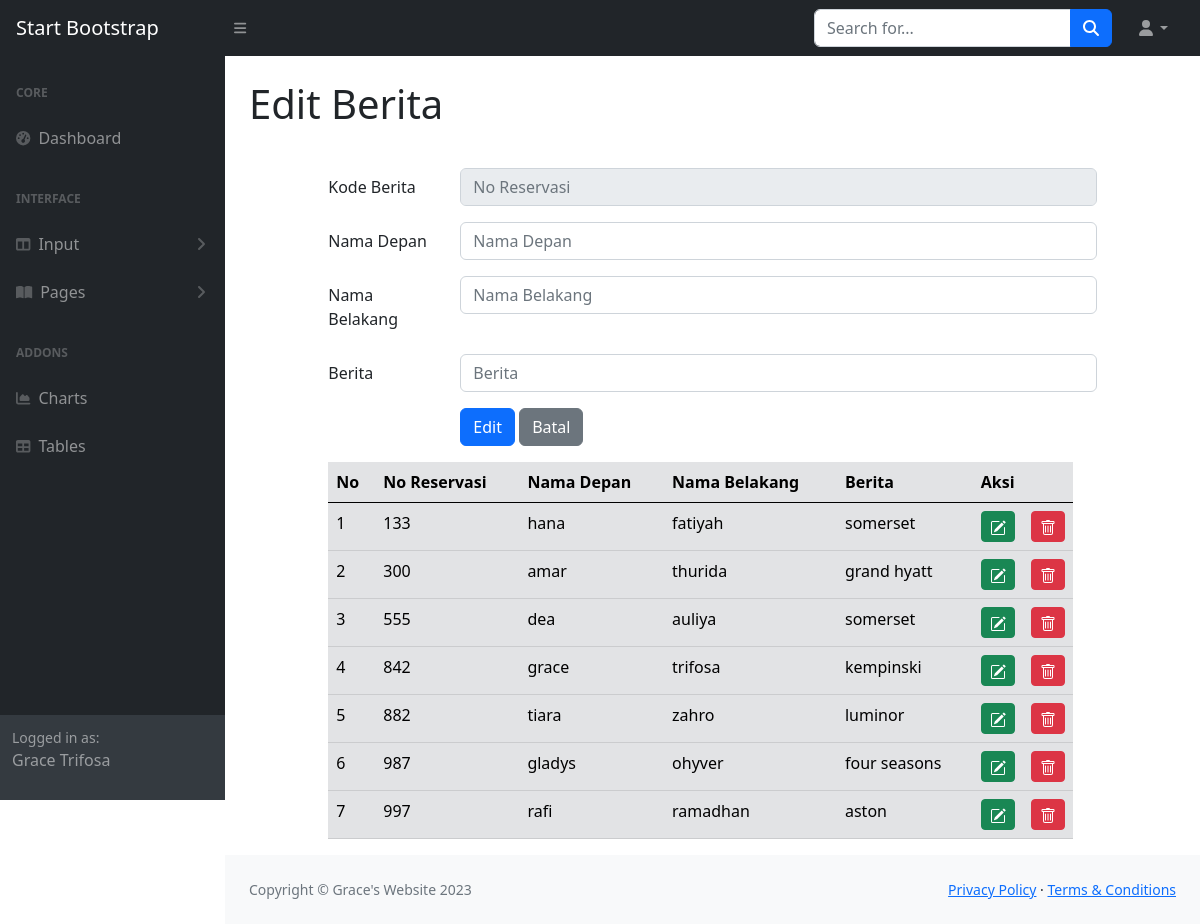
Screenshot of /editform.php with the database file from the repository.
### tables this page shows
CREATE TABLE `form` (
  `user_id` int NOT NULL,
  `firstname` varchar(30) NOT NULL,
  `lastname` varchar(150) NOT NULL,
  `berita` varchar(20) NOT NULL
);

### editform.php (the view, shortened to what this page needs)
<!DOCTYPE html>
<html lang="en">
<head>
    <link href="https://cdnjs.cloudflare.com/ajax/libs/select2/4.0.13/css/select2.min.css" rel="stylesheet">
    <link rel="stylesheet" type="text/css" href="css/bootstrap.min.css">
</head>
<?php include "include/head.php"; ?>
<body class="sb-nav-fixed">
    <?php include "include/menubar.php"; ?>
    <div id="layoutSidenav">
        <?php include "include/menunav.php"; ?>
        <div id="layoutSidenav_content">
            <main>
                <div class="container-fluid px-4">
                <h1 class="mt-4">Edit Berita</h1>
                    <div class="row">
                        <div class="col-sm-15">
                            <?php
                            include "include/config.php";
                            $user_id = $_GET["ubah"];
  $editform = mysqli_query ($connection, "select * from form
    where user_id = '$user_id'");
  $rowedit = mysqli_fetch_array($editform);
                            ?>
                            <div class="row">
                                <div class="col-sm-1"></div>
                                <div class="col-sm-10">
                                    <form method="POST">
                                        <div class="mb-3 row">
                                            <label for="user_id" class="col-sm-2 col-form-label">Kode Berita</label>
                                            <div class="col-sm-10">
                                                <input type="text" class="form-control" id="exampleFormControlInput1" name="userid" placeholder="No Reservasi" value="<?php echo $rowedit ["user_id"]?>"readonly>
                                            </div>
                                        </div>
                                        <div class="mb-3 row">
                                            <label for="firstname" class="col-sm-2 col-form-label">Nama Depan</label>
                                            <div class="col-sm-10">
                                                <input type="text" class="form-control" id="exampleFormControlInput1" name="firstname" placeholder="Nama Depan">
                                            </div>
                                        </div>
                                        <div class="mb-3 row">
                                            <label for="lastname" class="col-sm-2 col-form-label">Nama Belakang</label>
                                            <div class="col-sm-10">
                                                <input type="text" class="form-control" id="exampleFormControlInput1" name="lastname" placeholder="Nama Belakang">
                                            </div>
                                        </div>
                                        <div class="mb-3 row">
                                            <label for="berita" class="col-sm-2 col-form-label">Berita</label>
                                            <div class="col-sm-10">
                                                <input type="text" class="form-control" id="exampleFormControlInput1" name="berita" placeholder="Berita">
                                            </div>
                                        </div>
                                       <div class="form-group row">
                                        <div class="col-sm-2"></div>
                                        <div class="col-sm-10">
                                        <input type="submit" name="Edit" class="btn btn-primary mb-3" value="Edit">
                                        <input type="submit" name="Batal" class="btn btn-secondary mb-3" value="Batal">
                                            </div>
                                        <body>
                    <div class="row">
                        <div class="col-sm-90">
                            </form>
        <table class="table table-hover table-secondary">
            <thead>
                <tr>
                    <th scope="col">No</th>
                    <th scope="col">No Reservasi</th>
                    <th scope="col">Nama Depan</th>
                    <th scope="col">Nama Belakang</th>
                    <th scpe="col">Berita</th>
                    <th colspan ="2" stlye="text-align=center">Aksi</th>
                    </tr>
            </thead>
                    <tbody>
                    <?php
                    if (isset($_POST["kirim"])) {
                    $search = $_POST['search'];
                    $query = mysqli_query($connection, "SELECT form.* FROM form WHERE form  LIKE '%" . $search . "%'");
                    } else {
                    $query = mysqli_query($connection, "SELECT form.* FROM form");
                    }
                    $nomor = 1;
                    while ($row = mysqli_fetch_array($query))
                    {
                    ?>
                    <tr>
                    <td><?php echo $nomor;?></td>
                    <td><?php echo $row ['user_id'];?></td>
                    <td><?php echo $row ['firstname'];?></td>
                    <td><?php echo $row['lastname'];?></td>
                    <td><?php echo $row ['berita'];?></td>
                    <td width="5px">
                        <a href="edit.php?ubah=<?php echo $row["user_id"]?>"
                            class="btn btn-success btn-sm" title="edit">
                        </td>
                        <td width="5px">
                        <a href="hapusform.php?hapus=<?php echo $row["user_id"]?>"
                            class="btn btn-danger btn-sm" title="hapus">
                        </td>
                    </tr>
                    <?php $nomor =$nomor + 1; ?>
                    <?php
                    }
                    ?>
                      </tbody>
                                    </table>
                                </div>
                            </div>
                        </div>
                    </div>
                </div>
            </main>
            <?php include "include/footer.php"; ?>
        </div>
    </div>
</body>
 </html>

### rows the page displays
form: user_id "133", firstname "hana", lastname "fatiyah", berita "somerset"
form: user_id "300", firstname "amar", lastname "thurida", berita "grand hyatt"
form: user_id "555", firstname "dea", lastname "auliya", berita "somerset"
form: user_id "842", firstname "grace", lastname "trifosa", berita "kempinski"
form: user_id "882", firstname "tiara", lastname "zahro", berita "luminor"
form: user_id "987", firstname "gladys", lastname "ohyver", berita "four seasons"
form: user_id "997", firstname "rafi", lastname "ramadhan", berita "aston"
